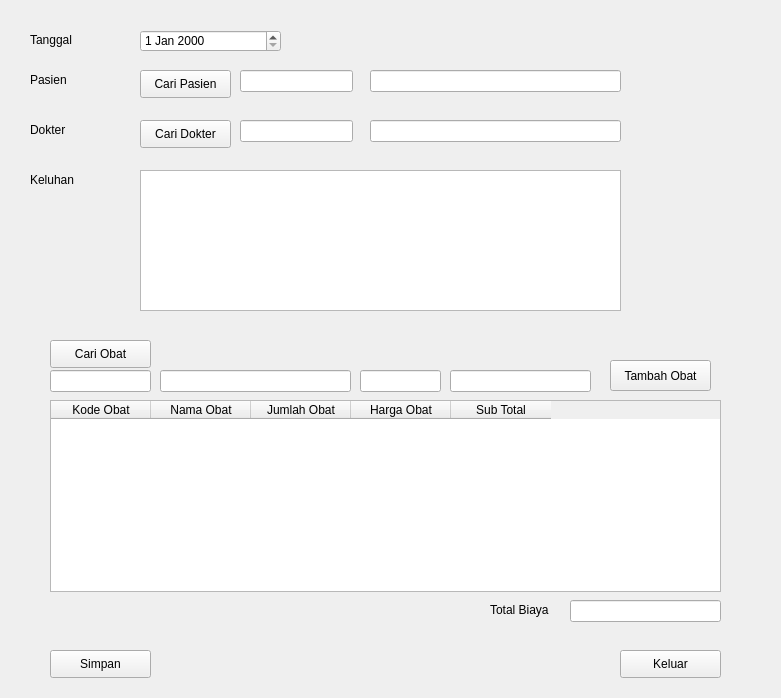
<?xml version="1.0" encoding="UTF-8"?>
<ui version="4.0">
 <class>Form</class>
 <widget class="QWidget" name="Form">
  <property name="geometry">
   <rect>
    <x>0</x>
    <y>0</y>
    <width>781</width>
    <height>698</height>
   </rect>
  </property>
  <property name="windowTitle">
   <string>Periksa</string>
  </property>
  <widget class="QLabel" name="label">
   <property name="geometry">
    <rect>
     <x>30</x>
     <y>30</y>
     <width>111</width>
     <height>20</height>
    </rect>
   </property>
   <property name="text">
    <string>Tanggal</string>
   </property>
  </widget>
  <widget class="QDateEdit" name="dtpTanggal">
   <property name="geometry">
    <rect>
     <x>140</x>
     <y>30</y>
     <width>141</width>
     <height>22</height>
    </rect>
   </property>
  </widget>
  <widget class="QLabel" name="label_2">
   <property name="geometry">
    <rect>
     <x>30</x>
     <y>120</y>
     <width>111</width>
     <height>20</height>
    </rect>
   </property>
   <property name="text">
    <string>Dokter</string>
   </property>
  </widget>
  <widget class="QPushButton" name="btnCariDokter">
   <property name="geometry">
    <rect>
     <x>140</x>
     <y>120</y>
     <width>91</width>
     <height>28</height>
    </rect>
   </property>
   <property name="text">
    <string>Cari Dokter</string>
   </property>
  </widget>
  <widget class="QLineEdit" name="txtKodeDokter">
   <property name="geometry">
    <rect>
     <x>240</x>
     <y>120</y>
     <width>113</width>
     <height>22</height>
    </rect>
   </property>
  </widget>
  <widget class="QLineEdit" name="txtNamaDokter">
   <property name="geometry">
    <rect>
     <x>370</x>
     <y>120</y>
     <width>251</width>
     <height>22</height>
    </rect>
   </property>
  </widget>
  <widget class="QLineEdit" name="txtNamaPasien">
   <property name="geometry">
    <rect>
     <x>370</x>
     <y>70</y>
     <width>251</width>
     <height>22</height>
    </rect>
   </property>
  </widget>
  <widget class="QLabel" name="label_3">
   <property name="geometry">
    <rect>
     <x>30</x>
     <y>70</y>
     <width>111</width>
     <height>20</height>
    </rect>
   </property>
   <property name="text">
    <string>Pasien</string>
   </property>
  </widget>
  <widget class="QLineEdit" name="txtKodePasien">
   <property name="geometry">
    <rect>
     <x>240</x>
     <y>70</y>
     <width>113</width>
     <height>22</height>
    </rect>
   </property>
  </widget>
  <widget class="QPushButton" name="btnCariPasien">
   <property name="geometry">
    <rect>
     <x>140</x>
     <y>70</y>
     <width>91</width>
     <height>28</height>
    </rect>
   </property>
   <property name="text">
    <string>Cari Pasien</string>
   </property>
  </widget>
  <widget class="QLabel" name="label_4">
   <property name="geometry">
    <rect>
     <x>30</x>
     <y>170</y>
     <width>111</width>
     <height>20</height>
    </rect>
   </property>
   <property name="text">
    <string>Keluhan</string>
   </property>
  </widget>
  <widget class="QPlainTextEdit" name="txtKeluhan">
   <property name="geometry">
    <rect>
     <x>140</x>
     <y>170</y>
     <width>481</width>
     <height>141</height>
    </rect>
   </property>
  </widget>
  <widget class="QTableWidget" name="tblObat">
   <property name="geometry">
    <rect>
     <x>50</x>
     <y>400</y>
     <width>671</width>
     <height>192</height>
    </rect>
   </property>
   <column>
    <property name="text">
     <string>Kode Obat</string>
    </property>
   </column>
   <column>
    <property name="text">
     <string>Nama Obat</string>
    </property>
   </column>
   <column>
    <property name="text">
     <string>Jumlah Obat</string>
    </property>
   </column>
   <column>
    <property name="text">
     <string>Harga Obat</string>
    </property>
   </column>
   <column>
    <property name="text">
     <string>Sub Total</string>
    </property>
   </column>
  </widget>
  <widget class="QPushButton" name="btnTambahObat">
   <property name="geometry">
    <rect>
     <x>50</x>
     <y>340</y>
     <width>101</width>
     <height>28</height>
    </rect>
   </property>
   <property name="text">
    <string>Cari Obat</string>
   </property>
  </widget>
  <widget class="QPushButton" name="btnSimpan">
   <property name="geometry">
    <rect>
     <x>50</x>
     <y>650</y>
     <width>101</width>
     <height>28</height>
    </rect>
   </property>
   <property name="text">
    <string>Simpan</string>
   </property>
  </widget>
  <widget class="QPushButton" name="btnKeluar">
   <property name="geometry">
    <rect>
     <x>620</x>
     <y>650</y>
     <width>101</width>
     <height>28</height>
    </rect>
   </property>
   <property name="text">
    <string>Keluar</string>
   </property>
  </widget>
  <widget class="QLineEdit" name="txtKodeObat">
   <property name="geometry">
    <rect>
     <x>50</x>
     <y>370</y>
     <width>101</width>
     <height>22</height>
    </rect>
   </property>
  </widget>
  <widget class="QLineEdit" name="txtNamaObat">
   <property name="geometry">
    <rect>
     <x>160</x>
     <y>370</y>
     <width>191</width>
     <height>22</height>
    </rect>
   </property>
  </widget>
  <widget class="QLineEdit" name="txtJml">
   <property name="geometry">
    <rect>
     <x>360</x>
     <y>370</y>
     <width>81</width>
     <height>22</height>
    </rect>
   </property>
  </widget>
  <widget class="QLineEdit" name="txtHargaObat">
   <property name="geometry">
    <rect>
     <x>450</x>
     <y>370</y>
     <width>141</width>
     <height>22</height>
    </rect>
   </property>
  </widget>
  <widget class="QPushButton" name="btnInsertObat">
   <property name="geometry">
    <rect>
     <x>610</x>
     <y>360</y>
     <width>101</width>
     <height>31</height>
    </rect>
   </property>
   <property name="text">
    <string>Tambah Obat</string>
   </property>
  </widget>
  <widget class="QLabel" name="label_5">
   <property name="geometry">
    <rect>
     <x>490</x>
     <y>600</y>
     <width>111</width>
     <height>20</height>
    </rect>
   </property>
   <property name="text">
    <string>Total Biaya</string>
   </property>
  </widget>
  <widget class="QLineEdit" name="txtTotalBiaya">
   <property name="geometry">
    <rect>
     <x>570</x>
     <y>600</y>
     <width>151</width>
     <height>22</height>
    </rect>
   </property>
  </widget>
 </widget>
 <resources/>
 <connections/>
</ui>
